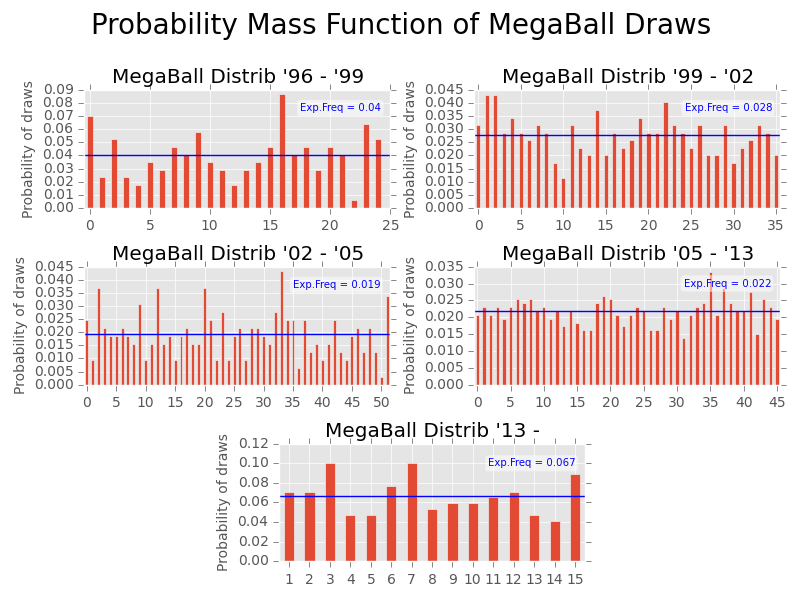

Generate this figure with Python:

import pandas as pd
import numpy as np
import matplotlib.pyplot as plt
import datetime
import matplotlib
matplotlib.style.use('ggplot')

cols = ["date", "numbers", "moneyball"]
firstreadin = pd.read_csv("MegaMillions1.tsv", sep = "\t", skiprows=1, names = cols)
firstreadin.columns = ['date','numbers','megaball']

#firstreadin.date = firstreadin.date.apply(lambda d: datetime.datetime.strptime(d, "%A, %B %d, %Y"))
firstreadin.date = pd.to_datetime(firstreadin.date, "%A, %B %d, %Y")

firsttime = datetime.datetime.strptime('1/13/99', '%m/%d/%y')
secondtime = datetime.datetime.strptime('5/15/02', '%m/%d/%y')
thirdtime = datetime.datetime.strptime('6/22/05', '%m/%d/%y')
fourthtime = datetime.datetime.strptime('10/19/13', '%m/%d/%y')

firstperiod = firstreadin[firstreadin.date < firsttime].reset_index(drop=True)
#moneyball range was 1-25
secondperiod = firstreadin[np.logical_and(firstreadin.date >= firsttime, firstreadin.date < secondtime)].reset_index(drop=True)
#moneyball range was 1-36
thirdperiod = firstreadin[np.logical_and(firstreadin.date >= secondtime, firstreadin.date < thirdtime)].reset_index(drop=True)
#moneyball range was 1-52
fourthperiod = firstreadin[np.logical_and(firstreadin.date >= thirdtime, firstreadin.date < fourthtime)].reset_index(drop=True)
#moneyball range was 1-46
fifthperiod = firstreadin[firstreadin.date > fourthtime]
#moneyball range is 1-15

def pmfconverter(period):
    return period.megaball.value_counts().sort_index()/len(period.megaball)

def findav(period):
    return 1/float(len(period.megaball.value_counts()))

#plotting PMF
fig = plt.figure()
fig.suptitle('Probability Mass Function of MegaBall Draws', fontsize=20)

ax1 = plt.subplot2grid((3,4), (0,0), colspan=2) 
pmfconverter(firstperiod).plot(kind="bar")
plt.axhline(y=findav(firstperiod))
plt.xticks(range(0,26,5), range(0,26,5), rotation="horizontal")
plt.title('MegaBall Distrib \'96 - \'99')
plt.ylabel("Probability of draws", fontsize = 10)

textstr = 'Exp.Freq = {0:.2f}'.format(findav(firstperiod))
props = dict(boxstyle='round', facecolor='white', alpha=0.5)
ax1.text(17.5, 0.08, textstr, fontsize=7.25,
        verticalalignment='top', color="blue", bbox=props)


ax2 = plt.subplot2grid((3,4), (0,2), colspan=2) 
pmfconverter(secondperiod).plot(kind="bar")
plt.axhline(y=findav(secondperiod))
plt.xticks(range(0,36,5), range(0,41,5), rotation="horizontal")
plt.title('MegaBall Distrib \'99 - \'02')
plt.ylabel("Probability of draws", fontsize = 10)

textstr = 'Exp.Freq = {0:.3f}'.format(findav(secondperiod))
props = dict(boxstyle='round', facecolor='white', alpha=0.5)
ax2.text(24.25, 0.04, textstr, fontsize=7.25,
        verticalalignment='top', color="blue", bbox=props)


ax3 = plt.subplot2grid((3,4), (1,0), colspan=2) 
pmfconverter(thirdperiod).plot(kind="bar")
plt.axhline(y=findav(thirdperiod))
plt.xticks(range(0,55,5), range(0,55,5), rotation="horizontal")
plt.title('MegaBall Distrib \'02 - \'05')
plt.ylabel("Probability of draws", fontsize = 10)

textstr = 'Exp.Freq = {0:.3f}'.format(findav(thirdperiod))
props = dict(boxstyle='round', facecolor='white', alpha=0.5)
ax3.text(35, 0.04, textstr, fontsize=7.25,
        verticalalignment='top', color="blue", bbox=props)


ax4 = plt.subplot2grid((3,4), (1,2), colspan=2)
pmfconverter(fourthperiod).plot(kind="bar")
plt.axhline(y=findav(fourthperiod))
plt.xticks(range(0,50,5), range(0,50,5),rotation="horizontal")
plt.title('MegaBall Distrib \'05 - \'13')
plt.ylabel("Probability of draws", fontsize = 10)

textstr = 'Exp.Freq = {0:.3f}'.format(findav(fourthperiod))
props = dict(boxstyle='round', facecolor='white', alpha=0.5)
ax4.text(31, 0.0315, textstr, fontsize=7.25,
        verticalalignment='top', color="blue", bbox=props)


ax5 = plt.subplot2grid((3,4), (2,1), colspan=2)
pmfconverter(fifthperiod).plot(kind="bar")
plt.axhline(y=findav(fifthperiod))
plt.xticks(rotation="horizontal")
plt.title('MegaBall Distrib \'13 - ')
plt.ylabel("Probability of draws", fontsize = 10)

textstr = 'Exp.Freq = {0:.3f}'.format(findav(fifthperiod))
props = dict(boxstyle='round', facecolor='white', alpha=0.5)
ax5.text(9.75, 0.105, textstr, fontsize=7.25,
        verticalalignment='top', color="blue", bbox=props)


plt.tight_layout(w_pad = 2, h_pad = 2)

plt.subplots_adjust(top = 0.85, wspace = 0.75, hspace = 0.5)

plt.savefig("megaball_PMF.png")
plt.show()


